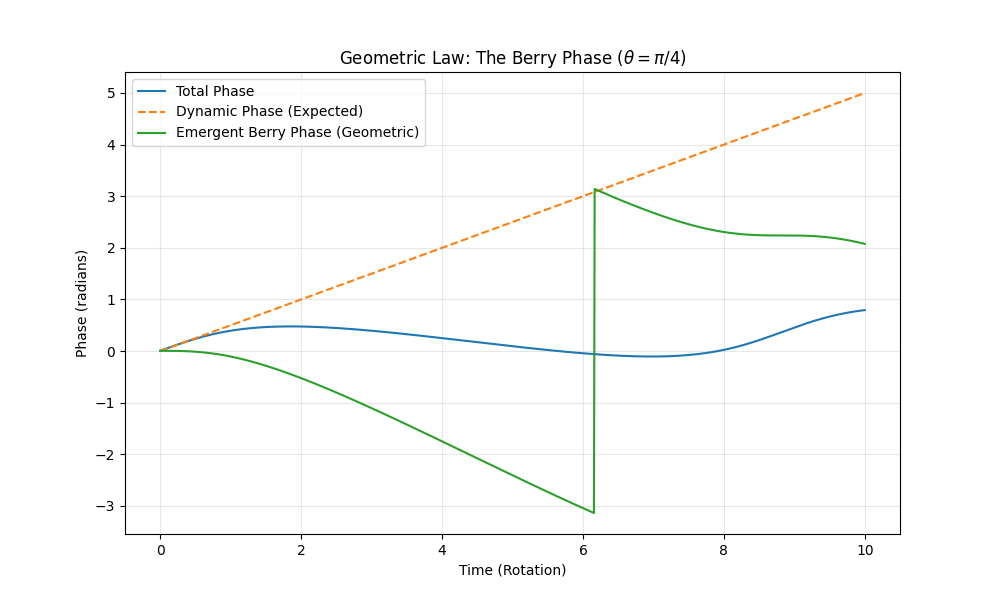

Generate this figure with Python:
import numpy as np
import matplotlib.pyplot as plt

def simulate_berry_phase(t_max=10.0, steps=1000):
    """
    Simulates the Berry Phase (Geometric Phase) in a 2-level system.
    We rotate a magnetic field in a circle and watch the wavefunction 
    acquire a phase that depends only on the geometry (solid angle).
    """
    # Time grid
    t = np.linspace(0, t_max, steps)
    dt = t[1] - t[0]
    
    # Path in parameter space (a circle on the Bloch sphere)
    # Theta (tilt) is constant, Phi (rotation) goes from 0 to 2*pi
    theta = np.pi / 4 # 45 degrees
    phi = 2 * np.pi * t / t_max
    
    # Hamiltonian: H(t) = B(t) . sigma
    # B = (sin(theta)cos(phi), sin(theta)sin(phi), cos(theta))
    def get_H(p):
        Bx = np.sin(theta) * np.cos(p)
        By = np.sin(theta) * np.sin(p)
        Bz = np.cos(theta)
        return 0.5 * np.array([[Bz, Bx - 1j*By], [Bx + 1j*By, -Bz]])

    # Initial state: Instantaneous ground state of H(0)
    H0 = get_H(0)
    evals, evecs = np.linalg.eigh(H0)
    psi = evecs[:, 0] # Start in ground state
    
    phases = []
    dynamic_phases = []
    
    for i in range(steps):
        H = get_H(phi[i])
        
        # Time evolution: psi(t+dt) = exp(-i*H*dt) * psi(t)
        # Using a simple matrix exponential for precision
        from scipy.linalg import expm
        U = expm(-1j * H * dt)
        psi = U @ psi
        
        # Track total phase
        # Phase = Arg(psi[0])
        phases.append(np.angle(psi[0]))
        
        # Calculate expected Dynamic Phase: integral E(t) dt
        # For this setup, E = -0.5 (ground state energy is constant)
        dynamic_phases.append(-(-0.5 * t[i]))

    phases = np.array(phases)
    dynamic_phases = np.array(dynamic_phases)
    
    # The Berry Phase is the Total Phase minus the Dynamic Phase
    berry_phase_evol = phases - dynamic_phases
    # Wrap to [-pi, pi]
    berry_phase_evol = (berry_phase_evol + np.pi) % (2 * np.pi) - np.pi

    plt.figure(figsize=(10, 6))
    plt.plot(t, phases, label='Total Phase')
    plt.plot(t, dynamic_phases, '--', label='Dynamic Phase (Expected)')
    plt.plot(t, berry_phase_evol, label='Emergent Berry Phase (Geometric)')
    
    plt.title(r'Geometric Law: The Berry Phase ($\theta = \pi/4$)')
    plt.xlabel('Time (Rotation)')
    plt.ylabel('Phase (radians)')
    plt.legend()
    plt.grid(True, alpha=0.3)
    plt.savefig('simulations/berry_phase.png')
    print(f"Plot saved to simulations/berry_phase.png")
    print(f"Final Geometric Phase: {berry_phase_evol[-1]:.4f} rad")
    print(f"Theoretical Berry Phase (Solid Angle): {-np.pi * (1 - np.cos(theta)):.4f} rad")

if __name__ == "__main__":
    simulate_berry_phase()
